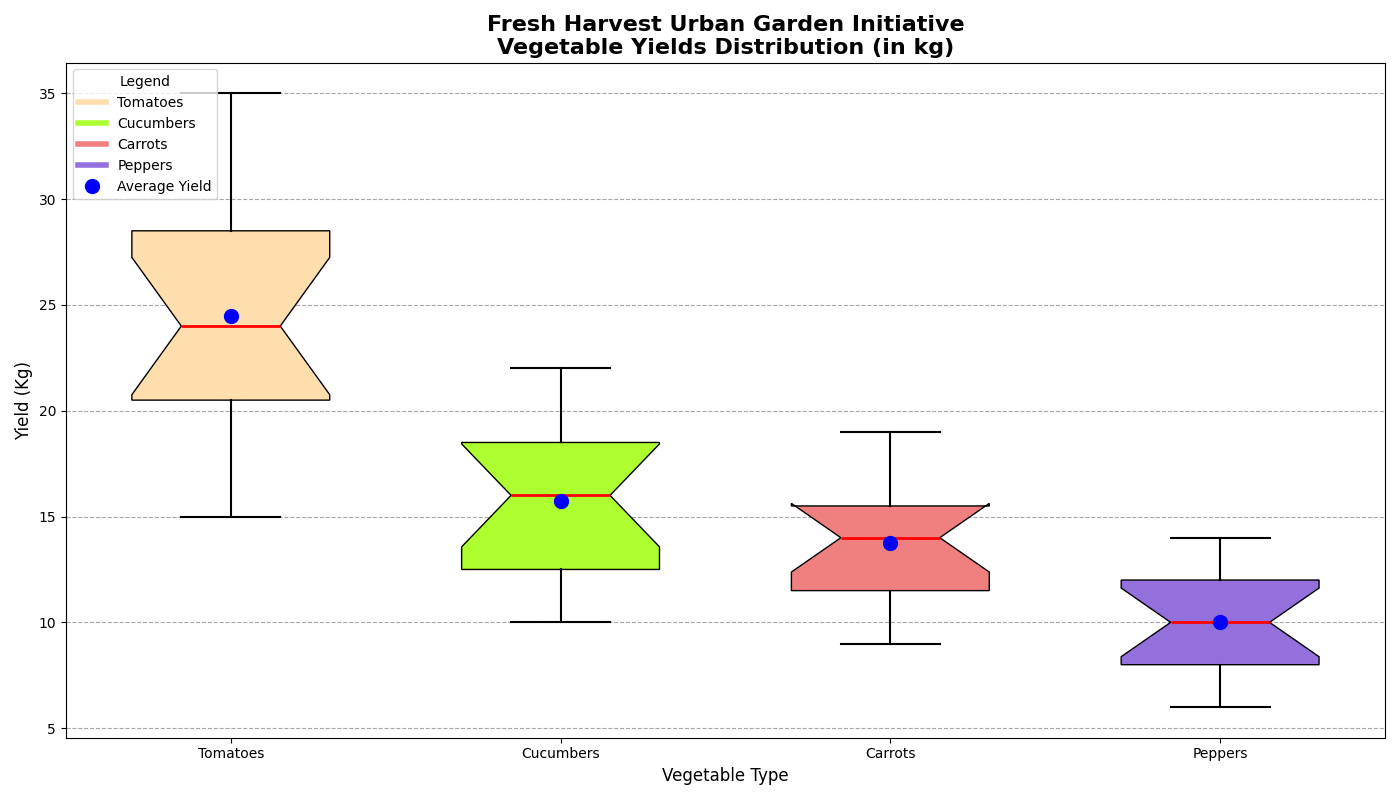

Here is the Python script that generated this plot:
import matplotlib.pyplot as plt
import numpy as np

# Urban garden initiative "Fresh Harvest" records of vegetable yields.

# Define vegetables and their corresponding yields (in kg) from various gardens
vegetables = ['Tomatoes', 'Cucumbers', 'Carrots', 'Peppers']
yields = {
    'Tomatoes': [15, 20, 22, 18, 25, 30, 35, 24, 28, 23, 19, 29, 31, 27, 21],
    'Cucumbers': [10, 15, 12, 18, 11, 17, 14, 20, 21, 16, 13, 19, 22, 10, 18],
    'Carrots': [9, 11, 13, 15, 14, 12, 10, 16, 18, 11, 14, 15, 17, 19, 12],
    'Peppers': [6, 8, 7, 11, 9, 12, 13, 10, 14, 12, 11, 9, 8, 13, 7]
}

# Collect the yields data for each vegetable
data = [yields[veg] for veg in vegetables]

# Constructing a simple trend line that shows the average yield per vegetable type
average_yields = [np.mean(yields[veg]) for veg in vegetables]

# Plotting the graph
fig, ax = plt.subplots(figsize=(14, 8))

# Create the box plot
box = ax.boxplot(data, patch_artist=True, labels=vegetables, notch=True, widths=0.6)

# Customize the box plot
colors = ['#FFDEAD', '#ADFF2F', '#F08080', '#9370DB']
for patch, color in zip(box['boxes'], colors):
    patch.set_facecolor(color)
for whisker in box['whiskers']:
    whisker.set(color='black', linestyle='-', linewidth=1.5)
for cap in box['caps']:
    cap.set(color='black', linewidth=1.5)
for median in box['medians']:
    median.set(color='red', linewidth=2)
for flier in box['fliers']:
    flier.set(markerfacecolor='orange', marker='o', markersize=6)

# Overlay scatter plot for average yields
ax.scatter(range(1, len(vegetables) + 1), average_yields, color='blue', s=100, zorder=3, label='Average Yield')

# Set titles and labels
ax.set_title('Fresh Harvest Urban Garden Initiative\nVegetable Yields Distribution (in kg)', fontsize=16, fontweight='bold')
ax.set_ylabel('Yield (Kg)', fontsize=12)
ax.set_xlabel('Vegetable Type', fontsize=12)

# Adding grid
ax.yaxis.grid(True, linestyle='--', color='gray', alpha=0.7)
ax.set_axisbelow(True)

# Legend handling
color_patches = [plt.Line2D([0], [0], color=color, lw=4) for color in colors]
ax.legend(color_patches + [plt.Line2D([0], [0], color='blue', marker='o', lw=0, markersize=10)],
          vegetables + ['Average Yield'], title='Legend', loc='upper left', fontsize=10, frameon=True)

# Adjust layout to prevent overlapping
plt.tight_layout()

# Show the plot
plt.show()
